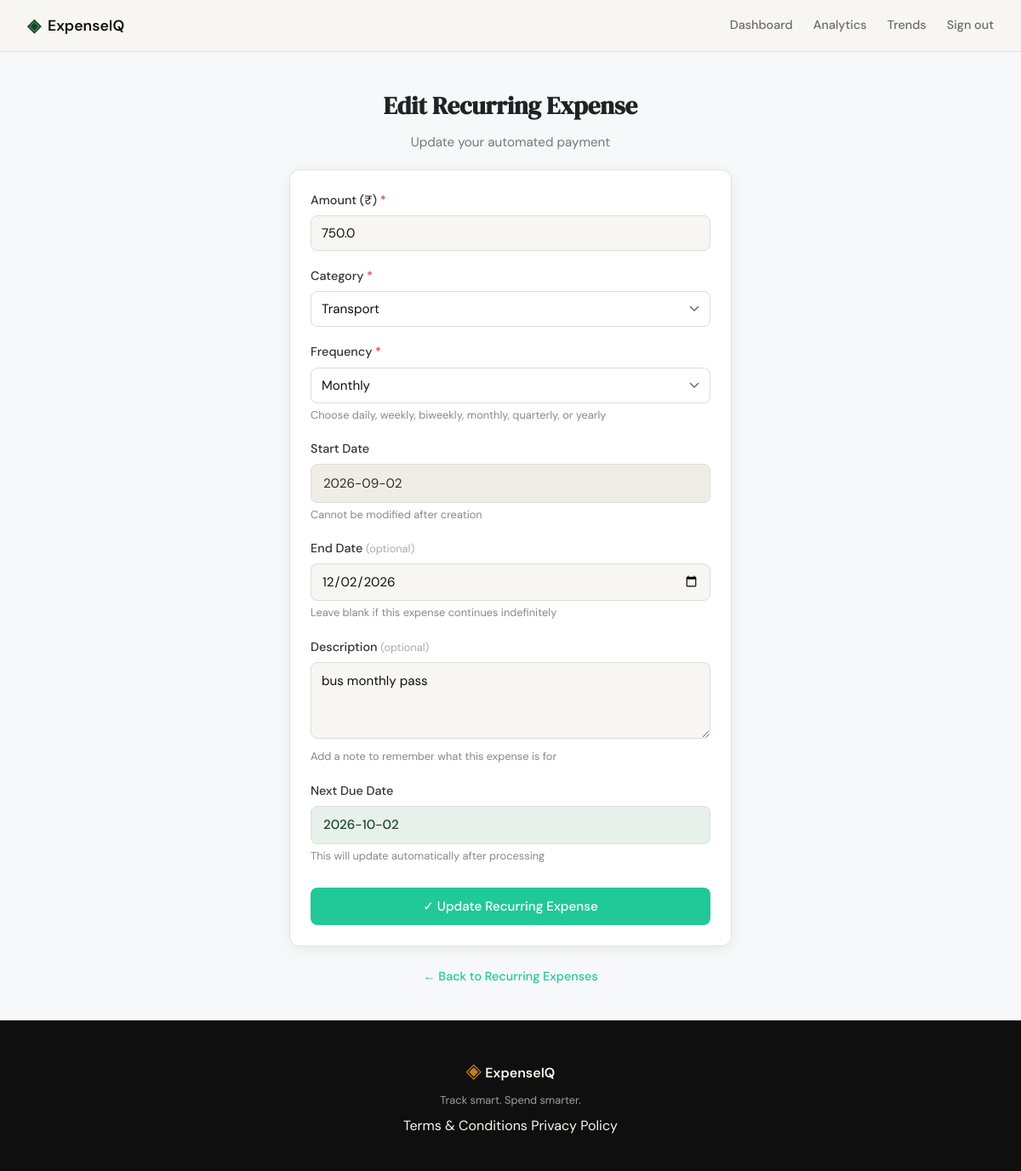
Page /recurring/4/edit (signed in) on the committed database.
### tables this page shows
CREATE TABLE recurring_expenses (
            id INTEGER PRIMARY KEY AUTOINCREMENT,
            user_id INTEGER NOT NULL REFERENCES users(id),
            amount REAL NOT NULL,
            category TEXT NOT NULL,
            description TEXT,
            frequency TEXT NOT NULL,
            start_date TEXT NOT NULL,
            end_date TEXT,
            next_due_date TEXT NOT NULL,
            is_active BOOLEAN DEFAULT 1,
            created_at TEXT DEFAULT (datetime('now')),
            updated_at TEXT DEFAULT (datetime('now'))
        );

### routes/expenses.py (the view, shortened to what this page needs)
@expense_bp.route("/recurring/<int:id>/edit", methods=["GET", "POST"])
def edit_recurring_expense(id):
    if not session.get("user_id"):
        return redirect(url_for("auth.login"))
    recurring = get_recurring_expense_by_id(id, session["user_id"])
    if recurring is None:
        abort(404)
    if request.method == "GET":
        return render_template(
            "edit_recurring_expense.html",
            recurring=recurring,
            categories=CATEGORIES,
            frequencies=["daily", "weekly", "biweekly", "monthly", "quarterly", "yearly"],
            form={}
        )

### database/db.py (called while the page is built)
def get_db():
    conn = sqlite3.connect(DB_PATH)
    conn.row_factory = sqlite3.Row
    conn.execute("PRAGMA foreign_keys = ON")
    return conn

### database/queries.py (called while the page is built)
def get_recurring_expense_by_id(recurring_id, user_id):
    conn = get_db()
    row = conn.execute(
        "SELECT * FROM recurring_expenses WHERE id = ? AND user_id = ?",
        (recurring_id, user_id)
    ).fetchone()
    conn.close()
    return dict(row) if row else None

### templates/edit_recurring_expense.html (shortened to what this page needs)
{% extends "base.html" %}
{% block head %}
<link rel="stylesheet" href="{{ url_for('static', filename='css/add_expense.css') }}">
<link rel="stylesheet" href="{{ url_for('static', filename='css/recurring_expenses.css') }}">
{% endblock %}
{% block content %}
<section class="auth-section">
    <div class="auth-container">
        <div class="auth-header">
            <h1 class="auth-title">Edit Recurring Expense</h1>
            <p class="auth-subtitle">Update your automated payment</p>
        </div>
        <div class="auth-card">
            <form method="POST" action="{{ url_for('expenses.edit_recurring_expense', id=recurring.id) }}">
                <div class="form-group">
                    <label for="amount">Amount (₹) <span class="field-required">*</span></label>
                    <input
                        type="number"
                        id="amount"
                        name="amount"
                        class="form-input"
                        placeholder="0.00"
                        step="0.01"
                        min="0.01"
                        value="{{ recurring.amount }}"
                        required
                        autofocus>
                </div>
                <div class="form-group">
                    <label for="category">Category <span class="field-required">*</span></label>
                    <select id="category" name="category" class="form-input form-select" required>
                        {% for c in categories %}
                        <option value="{{ c }}" {% if recurring.category == c %}selected{% endif %}>
                            {{ c }}
                        </option>
                        {% endfor %}
                    </select>
                </div>
                <div class="form-group">
                    <label for="frequency">Frequency <span class="field-required">*</span></label>
                    <select id="frequency" name="frequency" class="form-input form-select" required>
                        {% for freq in frequencies %}
                        <option value="{{ freq }}" {% if recurring.frequency == freq %}selected{% endif %}>
                            {{ freq|capitalize }}
                        </option>
                        {% endfor %}
                    </select>
                    <p class="form-help">Choose daily, weekly, biweekly, monthly, quarterly, or yearly</p>
                </div>
                <div class="form-group">
                    <label>Start Date</label>
                    <div class="form-input" style="background: var(--paper-warm); color: var(--ink-soft); padding: 0.6rem 0.875rem;">
                        {{ recurring.start_date }}
                    </div>
                    <p class="form-help">Cannot be modified after creation</p>
                </div>
                <div class="form-group">
                    <label for="end_date">End Date <span class="field-optional">(optional)</span></label>
                    <input
                        type="date"
                        id="end_date"
                        name="end_date"
                        class="form-input"
                        value="{{ recurring.end_date or '' }}">
                    <p class="form-help">Leave blank if this expense continues indefinitely</p>
                </div>
                <div class="form-group">
                    <label for="description">Description <span class="field-optional">(optional)</span></label>
                    <textarea
                        id="description"
                        name="description"
                        class="form-input form-textarea"
                        placeholder="E.g., Netflix subscription, Gym membership, etc."
                        maxlength="200">{{ recurring.description or '' }}</textarea>
                    <p class="form-help">Add a note to remember what this expense is for</p>
                </div>
                <div class="form-group">
                    <label>Next Due Date</label>
                    <div class="form-input" style="background: var(--accent-light); color: var(--accent); padding: 0.6rem 0.875rem; font-weight: 500;">
                        {{ recurring.next_due_date }}
                    </div>
                    <p class="form-help">This will update automatically after processing</p>
                </div>
                <button type="submit" class="btn-submit">
                    ✓ Update Recurring Expense
                </button>
            </form>
        </div>
        <p class="auth-switch">
            <a href="{{ url_for('expenses.list_recurring_expenses') }}">← Back to Recurring Expenses</a>
        </p>
    </div>
</section>
{% endblock %}

### static/css/style.css (style rules this page uses)
:root { --ink: #0f0f0f; --ink-soft: #2d2d2d; --ink-muted: #6b6b6b; --ink-faint: #a0a0a0; --paper: #f7f6f3; --paper-warm: #f0ede6; --paper-card: #ffffff; --accent: #1a472a; --accent-light: #e8f0eb; --accent-2: #c17f24; --accent-2-light: #fdf3e3; --danger: #c0392b; --danger-light: #fdecea; --border: #e4e1da; --border-soft: #eeebe4; --font-display: 'DM Serif Display', Georgia, serif; --font-body: 'DM Sans', system-ui, sans-serif; --max-width: 1200px; --auth-width: 440px; --radius-sm: 6px; --radius-md: 12px; --radius-lg: 20px; }
*, *::before, *::after { box-sizing: border-box; margin: 0; padding: 0; }
html { font-size: 16px; scroll-behavior: smooth; }
body { background: var(--paper); color: var(--ink); font-family: var(--font-body); font-size: 1rem; line-height: 1.6; -webkit-font-smoothing: antialiased; }
a { color: inherit; text-decoration: none; }
.auth-section { min-height: calc(100vh - 60px - 100px); display: flex; align-items: center; justify-content: center; padding: 3rem 2rem; }
.auth-container { width: 100%; max-width: var(--auth-width); }
.auth-header { text-align: center; margin-bottom: 2rem; }
.auth-title { font-family: var(--font-display); font-size: 2rem; color: var(--ink); margin-bottom: 0.5rem; }
.auth-subtitle { font-size: 0.9rem; color: var(--ink-muted); }
.auth-card { background: var(--paper-card); border: 1px solid var(--border); border-radius: var(--radius-md); padding: 2rem; margin-bottom: 1.5rem; }
.form-group { margin-bottom: 1.25rem; }
.form-group label { display: block; font-size: 0.85rem; font-weight: 500; color: var(--ink-soft); margin-bottom: 0.4rem; }
.form-input { width: 100%; padding: 0.6rem 0.875rem; border: 1px solid var(--border); border-radius: var(--radius-sm); font-family: var(--font-body); font-size: 0.95rem; color: var(--ink); background: var(--paper); outline: none; transition: border-color 0.2s; }
.form-input::placeholder { color: var(--ink-faint); }
.btn-submit { width: 100%; padding: 0.7rem; background: var(--ink); color: var(--paper); border: none; border-radius: var(--radius-sm); font-family: var(--font-body); font-size: 0.95rem; font-weight: 500; cursor: pointer; transition: background 0.2s; margin-top: 0.5rem; }
.auth-switch { text-align: center; font-size: 0.875rem; color: var(--ink-muted); }
.auth-switch a { color: var(--accent); font-weight: 500; }

### static/css/add_expense.css (style rules this page uses)
.form-select { appearance: none; background-repeat: no-repeat; background-position: right 0.875rem center; padding-right: 2.5rem; cursor: pointer; }
.form-textarea { resize: vertical; min-height: 80px; font-family: var(--font-body); font-size: 0.9375rem; line-height: 1.5; }
.field-optional { font-size: 0.8125rem; color: var(--ink-faint); font-weight: 400; }
.auth-section { display: flex; justify-content: center; padding: 40px 20px; background: #f6f8f9; min-height: 100vh; }
.auth-container { width: 100%; max-width: 520px; }
.auth-header { text-align: center; margin-bottom: 20px; }
.auth-title { font-size: 1.8rem; font-weight: 600; color: #222; }
.auth-subtitle { font-size: 0.95rem; color: #777; margin-top: 5px; }
.auth-card { background: #fff; padding: 24px; border-radius: 12px; box-shadow: 0 4px 18px rgba(0,0,0,0.06); }
.form-group { margin-bottom: 18px; }
.form-group label { display: block; font-size: 0.9rem; font-weight: 500; margin-bottom: 6px; color: #333; }
.form-input { width: 100%; padding: 10px 12px; border: 1px solid #dcdcdc; border-radius: 8px; font-size: 0.95rem; outline: none; transition: 0.2s; }
.form-select { appearance: none; background: #fff; cursor: pointer; background-repeat: no-repeat; background-position: right 12px center; padding-right: 35px; }
.form-textarea { resize: vertical; min-height: 90px; }
.form-help { font-size: 0.8rem; color: #888; margin-top: 4px; }
.field-required { color: #e63946; }
.field-optional { color: #aaa; font-size: 0.8rem; }
.btn-submit { width: 100%; background: #20c997; color: white; border: none; padding: 12px; font-size: 0.95rem; border-radius: 8px; font-weight: 500; cursor: pointer; transition: 0.2s; }
.auth-switch { text-align: center; margin-top: 15px; }
.auth-switch a { font-size: 0.9rem; color: #20c997; text-decoration: none; }

### rows in the picture
recurring_expenses: amount "750.0", category "Transport", frequency "Monthly", start_date "2026-09-02", end_date "12/02/2026", description "bus monthly pass", next_due_date "2026-10-02"
